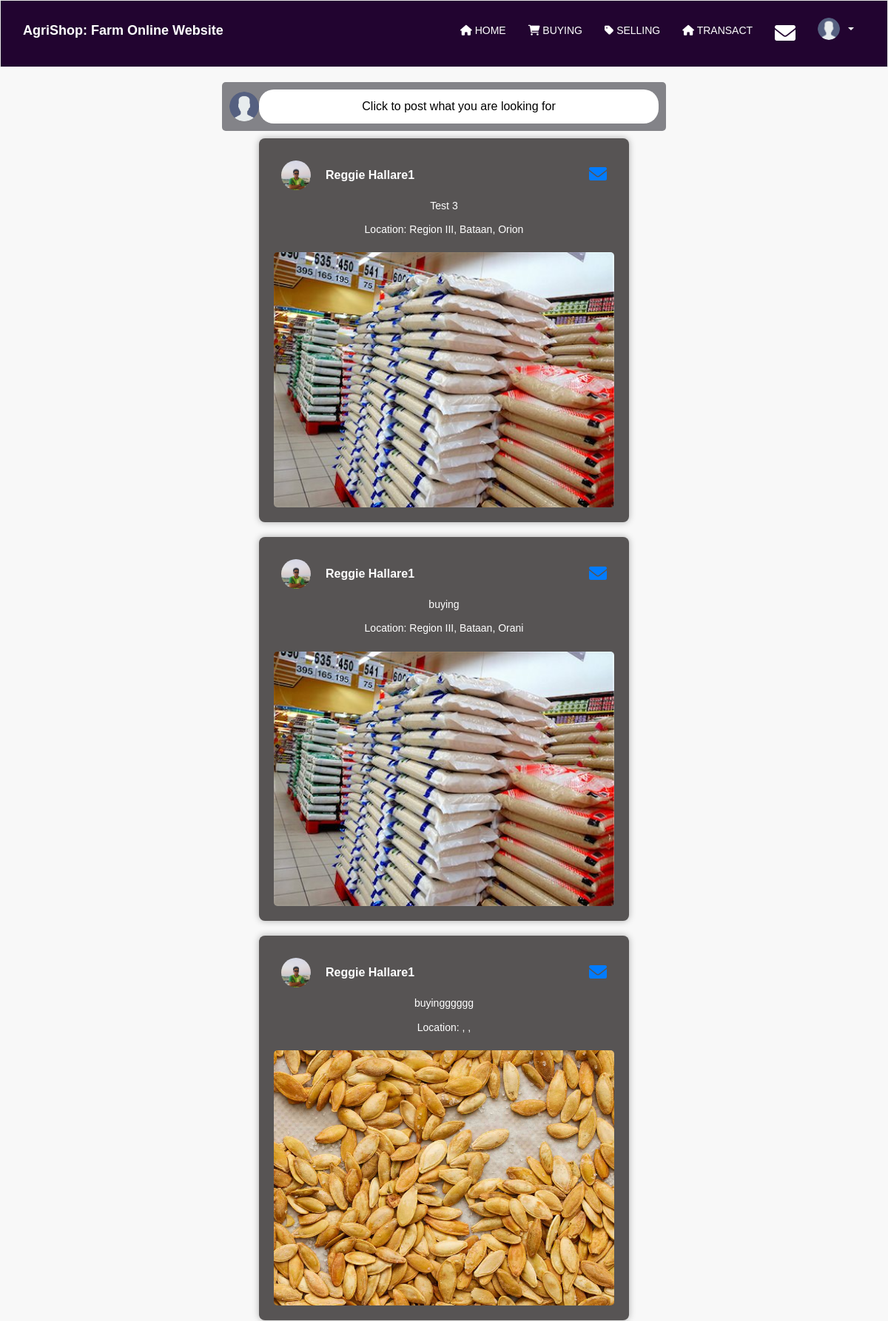
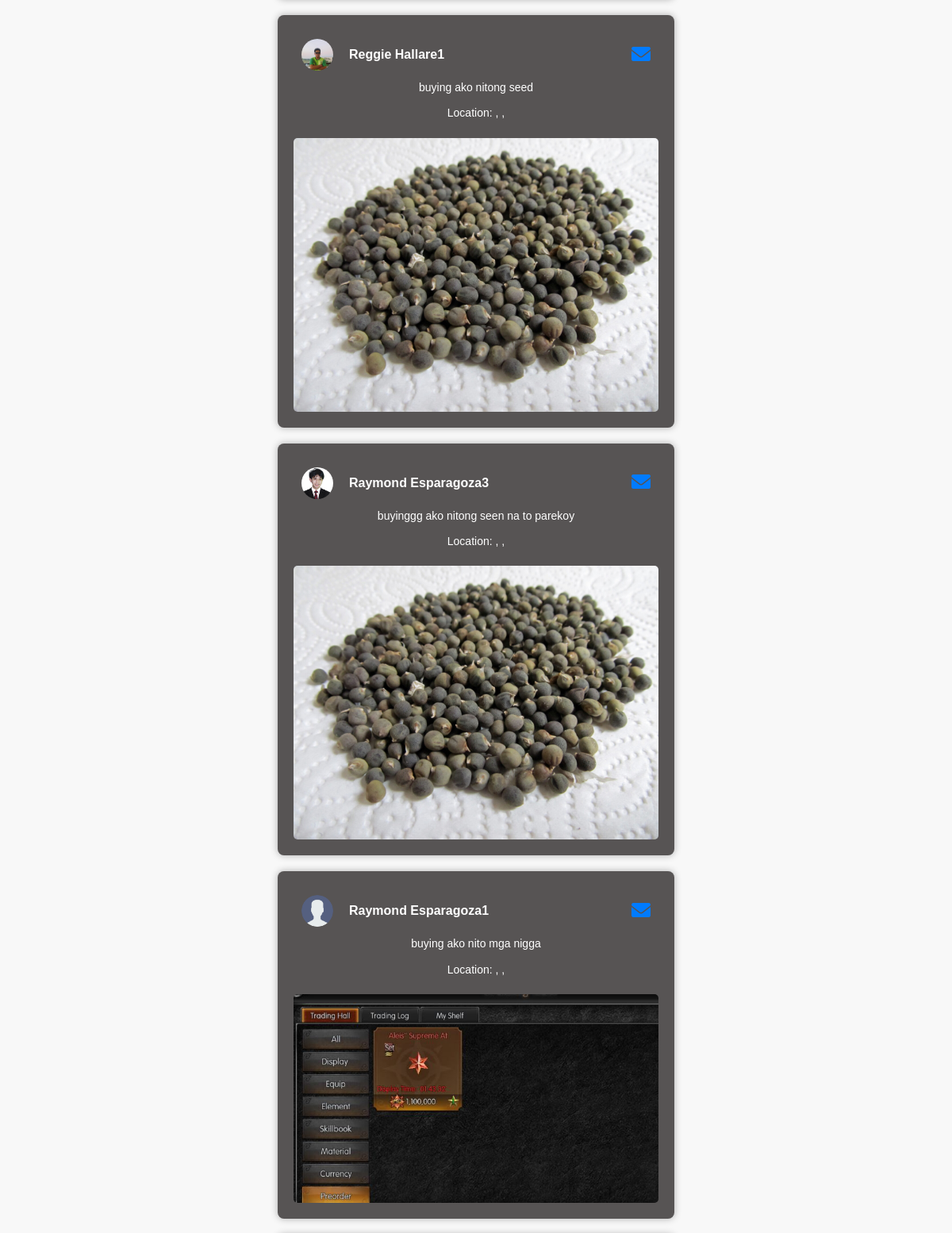
The app's page /buying.php (signed in, upper part) with its own data (2 pictures, top to bottom).
### tables this page shows
CREATE TABLE `users` (
  `id` int(11) NOT NULL,
  `username` varchar(255) NOT NULL,
  `fullname` varchar(255) NOT NULL,
  `password` varchar(255) NOT NULL,
  `img` varchar(255) NOT NULL DEFAULT 'uploads/default.png',
  `status` varchar(255) NOT NULL DEFAULT 'active',
  `created_at` timestamp NOT NULL DEFAULT current_timestamp(),
  `profile_image` varchar(255) NOT NULL DEFAULT 'uploads/default.png',
  `role` enum('admin','user') DEFAULT 'user',
  `is_admin` tinyint(1) DEFAULT 0
);

CREATE TABLE `posts` (
  `id` int(11) NOT NULL,
  `username` varchar(100) NOT NULL,
  `category` enum('selling','buying') NOT NULL,
  `description` text NOT NULL,
  `file_path` varchar(255) NOT NULL,
  `region` varchar(255) DEFAULT NULL,
  `province` varchar(255) DEFAULT NULL,
  `city` varchar(255) DEFAULT NULL,
  `created_at` timestamp NOT NULL DEFAULT current_timestamp()
);

### buying.php (the view, shortened to what this page needs)
<?php
$conn_user = new mysqli("localhost", "root", "", "agrishop");
$user = $_SESSION['username'];
$sql_user = "SELECT profile_image FROM users WHERE username = ?";
$stmt_user = $conn_user->prepare($sql_user);
$stmt_user->bind_param("s", $user);
$stmt_user->execute();
$result_user = $stmt_user->get_result();
$user_data = $result_user->fetch_assoc();
$default_image = 'uploads/default.png';
$profile_image = !empty($user_data['profile_image']) ? htmlspecialchars($user_data['profile_image']) : $default_image;
?>
<!DOCTYPE html>
<html lang="en">
<head>
    <link rel="stylesheet" href="css/normalize.css">
    <link rel="stylesheet" href="https://maxcdn.bootstrapcdn.com/bootstrap/3.3.5/css/bootstrap.min.css">
    <link rel="stylesheet" href="css/style.css">
    <link rel="stylesheet" href="https://cdnjs.cloudflare.com/ajax/libs/font-awesome/6.0.0-beta3/css/all.min.css">
</head>
<body>
<nav class="navbar navbar-default">
    <div class="container-fluid">
        <div class="navbar-header">
            <a href="index.php" class="navbar-brand">AgriShop: Farm Online Website</a>
        </div>
        <div class="collapse navbar-collapse" id="navbar-collapse">
            <ul class="nav navbar-nav navbar-right">
                <li><a href="srp.php"><i class="fas fa-home"></i> HOME</a></li>
                <li><a href="buying.php"><i class="fas fa-shopping-cart"></i> BUYING</a></li>
                <li><a href="selling.php"><i class="fas fa-tag"></i> SELLING</a></li>
                <li><a href="mainhome.php"><i class="fas fa-home"></i> TRANSACT</a></li>
                <li><a href="message.php"><i class="fas fa-envelope fa-2x"></i></a></li>
                <li class="dropdown">
                    <a href="#" class="dropdown-toggle" data-toggle="dropdown" role="button" aria-haspopup="true" aria-expanded="false">
                        <img src="<?php echo $profile_image; ?>" alt="Profile" class="profile-pic-nav"> <span class="caret"></span>
                    </a>
                </li>
            </ul>
        </div>
    </div>
</nav>
<div class="post-container">
    <img src="<?php echo $profile_image; ?>" class="profile-pic">
    <div class="post-box" data-toggle="modal" data-target="#postModal">Click to post what you are looking for</div>
</div>
<div class="posts">
    <?php
    $conn_display = new mysqli("localhost", "root", "", "agrishop");
    $sql = "SELECT posts.*, users.fullname, users.profile_image, posts.region, posts.province, posts.city FROM posts
                JOIN users ON posts.username = users.username
                WHERE posts.category='buying'
                ORDER BY posts.created_at DESC";
    $result = $conn_display->query($sql);
    while ($row = $result->fetch_assoc()) {
        echo "<div class='post'>";
        echo "<div class='post-header'>";
        echo "<div style='display: flex; align-items: center;'>";
        echo "<img src='" . htmlspecialchars($row['profile_image']) . "' class='profile-pic'>";
        echo "<p class='username' style='margin-left: 10px;'><strong>" . htmlspecialchars($row['fullname']) . "</strong></p>";
        echo "</div>";
        echo "<div style='display: flex; align-items: center;'>";
if ($row['username'] == $user) {
    echo "<div class='dropdown' style='margin-left: 10px;'>
            <button class='btn btn-default dropdown-toggle' type='button' data-toggle='dropdown' aria-haspopup='true' aria-expanded='false'>
                <i class='fa fa-ellipsis-h'></i>
            </button>
            <ul class='dropdown-menu'>
                <li><a href='#' class='edit-post' data-id='" . $row['id'] . "' data-description='" . htmlspecialchars($row['description']) . "'>Edit</a></li>
                <li>
                    <form method='POST' action='delete_post.php' onsubmit='return confirm(\"Are you sure you want to delete this post?\");'>
                        <input type='hidden' name='post_id' value='" . $row['id'] . "'>
                        <button type='submit' class='dropdown-item' style='background: none; border: none; padding: 8px 15px; color: black; width: 100%; text-align: left;'>Delete</button>
                    </form>
                </li>
            </ul>
        </div>";
} else {
    echo "<a href='message.php?seller_id=" . htmlspecialchars($row['username']) . "' class='message-icon'><i class='fas fa-envelope'></i></a>";
}
        echo "</div>";
        echo "</div>";
        echo "<p class='description'>" . htmlspecialchars($row['description']) . "</p>";
        echo "<p class='location'>Location: " . htmlspecialchars($row['region']) . ", " . htmlspecialchars($row['province']) . ", " . htmlspecialchars($row['city']) . "</p>";
        if (!empty($row['file_path'])) {
            echo "<img src='" . htmlspecialchars($row['file_path']) . "' class='post-image'>";
        }
        echo "</div>";
    }
    ?>
</div>
</body>
</html>

### css/style.css (style rules this page uses)
* { margin: 0; padding: 0; box-sizing: border-box; font-family: Arial, sans-serif; }
body { line-height: 1.6; color: #000000; background-color: #d9a6a6; text-align: center; }
.navbar { background: #ddd; padding: 15px; text-align: right; }
.posts { display: flex; flex-direction: column; align-items: center; width: 100%; max-width: 1000px; margin: 0 auto; }
.post { width: 100%; max-width: 500px; background: #575454; padding: 20px; border-radius: 8px; text-align: center; box-shadow: 0 0 10px rgba(0, 0, 0, 0.3); margin-bottom: 20px; min-height: 300px; color: white; }
.post-header { display: flex; align-items: center; justify-content: space-between; font-size: 20px; color: white; }
.username { font-weight: bold; color: white; }
.post-image { width: 100%; max-width: 500px; height: auto; border-radius: 5px; margin-top: 10px; }
* { margin: 0; padding: 0; box-sizing: border-box; font-family: 'Poppins', sans-serif; }
body { background: #f8f8f8; color: #333; text-align: center; }
.navbar { background: #220430; padding: 15px; border-radius: 0; position: sticky; top: 0; z-index: 100; }
.navbar-brand { color: white !important; font-weight: bold; }
.navbar-nav > li > a { color: white !important; }
.post-header { display: flex; align-items: center; gap: 10px; }
.profile-pic { width: 50px; height: 50px; border-radius: 50%; object-fit: cover; }
.username { font-size: 16px; font-weight: bold; color: white; margin: 0; padding: 0; line-height: 1; }
.post-container { display: flex; align-items: center; background: rgb(131, 131, 136);; padding: 10px; border-radius: 5px; max-width: 600px; margin: 10px auto; }
.profile-pic { width: 40px; height: 40px; border-radius: 50%; object-fit: cover; }
.post-box { flex-grow: 1; background-color: #ffffff; border-radius: 20px; padding: 10px 15px; color: #000000; font-size: 16px; }
.post-header { position: relative; display: flex; align-items: center; justify-content: space-between; padding: 10px; }
.message-icon { color: #007bff; font-size: 1.2em; margin-left: 10px; text-decoration: none; }
.post-header { display: flex; align-items: center; justify-content: space-between; }
.post-header > div:first-child { display: flex; align-items: center; }
.post-header > div:first-child > .profile-pic { margin-right: 10px; }
.dropdown-toggle::after { content: none; }
.navbar-nav > li > .dropdown-toggle { padding-right: 15px; padding-left: 15px; padding-top: 8px; padding-bottom: 8px; }
.profile-pic-nav { width: 30px; height: 30px; border-radius: 50%; object-fit: cover; margin-right: 5px; vertical-align: middle; }

### records on screen
users: profile_image (placeholder picture)
posts: users.profile_image (picture), users.fullname "Reggie Hallare1", description "Test 3", region "Region III", province "Bataan", city "Orion", file_path (picture)
posts: users.profile_image (picture), users.fullname "Reggie Hallare1", description "buying", region "Region III", province "Bataan", city "Orani", file_path (picture)
posts: users.profile_image (picture), users.fullname "Reggie Hallare1", description "buyingggggg", file_path (picture)
posts: users.profile_image (picture), users.fullname "Reggie Hallare1", description "buying ako nitong seed", file_path (picture)
posts: users.profile_image (picture), users.fullname "Raymond Esparagoza3", description "buyinggg ako nitong seen na to parekoy", file_path (picture)
posts: users.profile_image (placeholder picture), users.fullname "Raymond Esparagoza1", description "buying ako nito mga nigga", file_path (picture)
